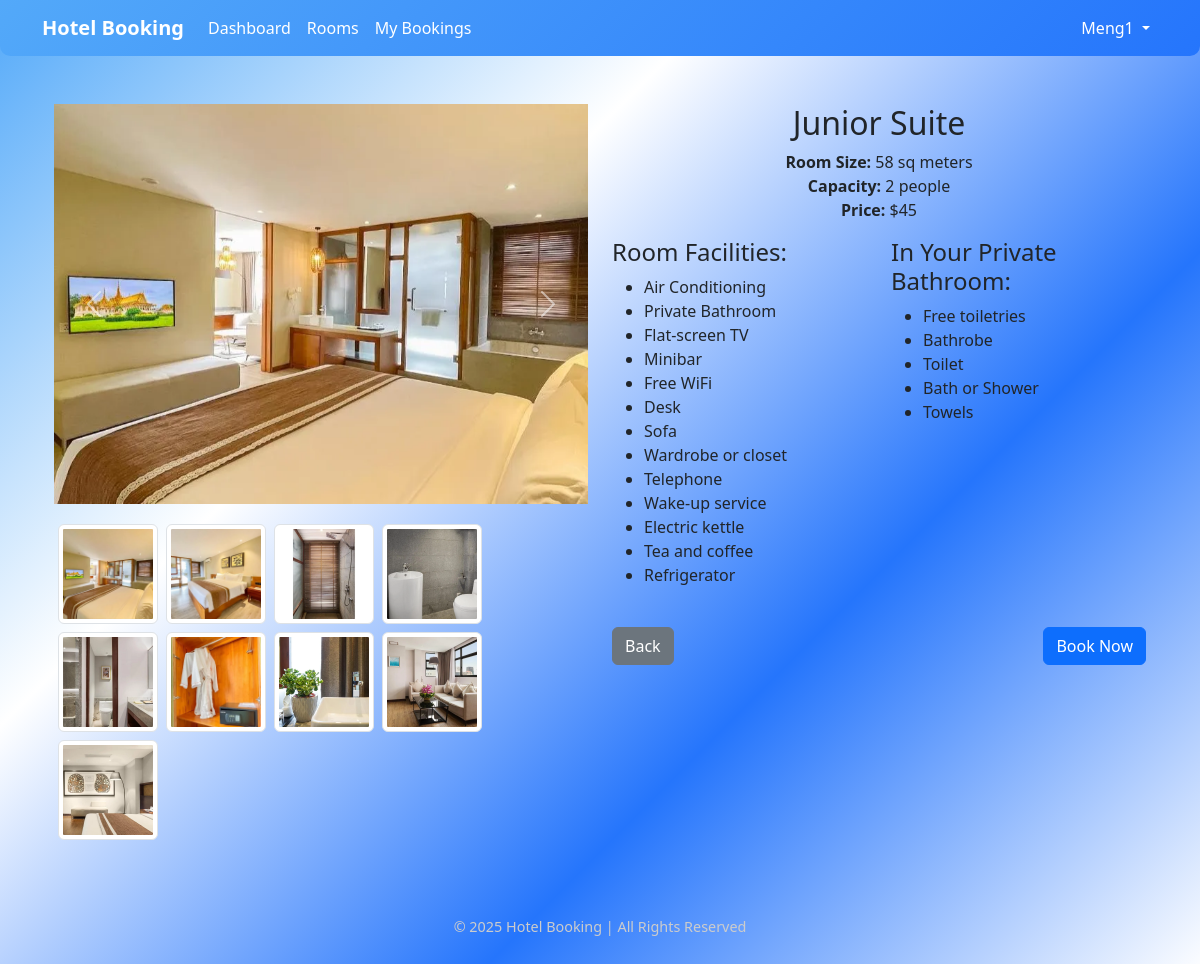
The app's page /rooms/6/ (signed in), older data.
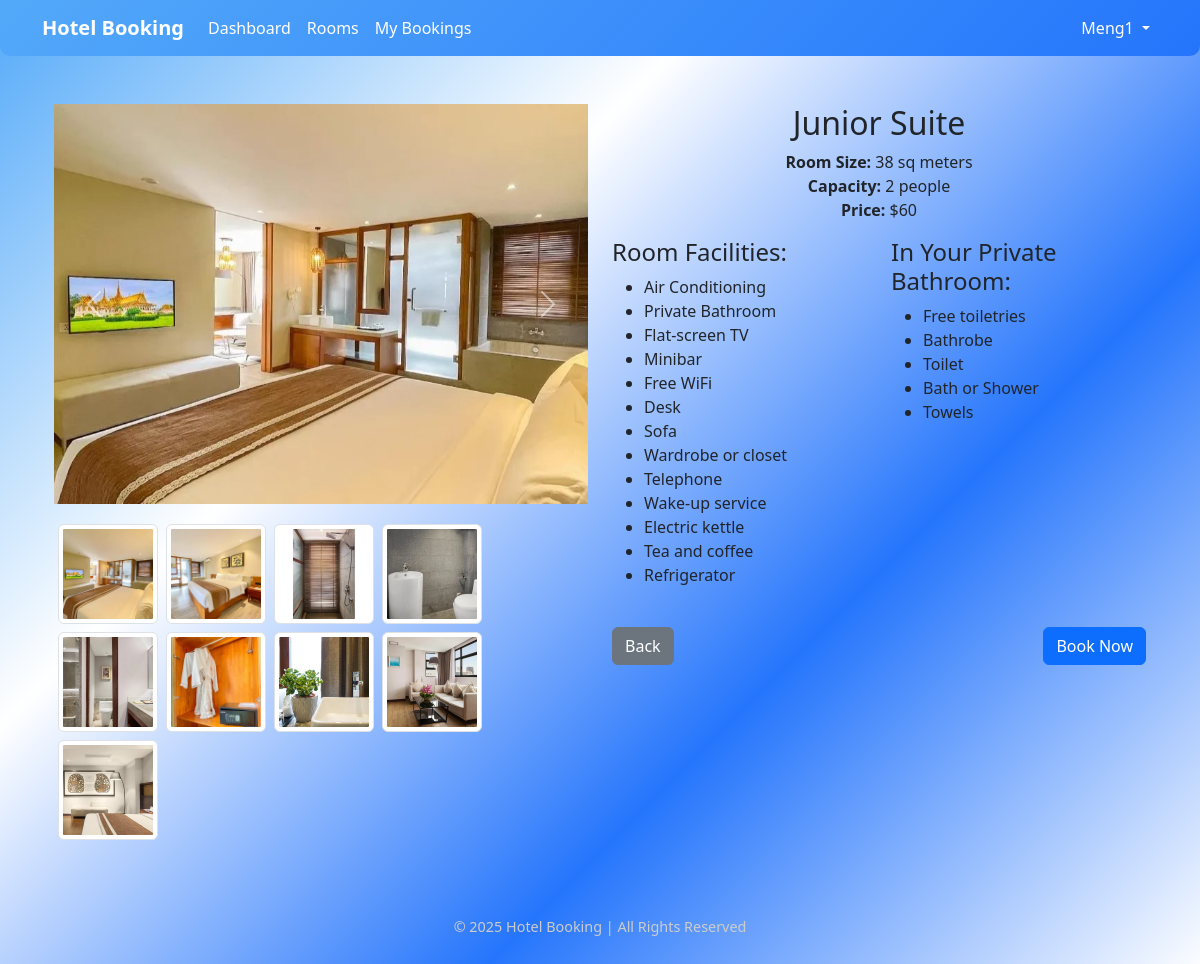
The same page, newer data.
### bookings/models.py (models this page shows, shortened)
class RoomImage(models.Model):
    room = models.ForeignKey(Room, related_name='images', on_delete=models.CASCADE)
    image = models.ImageField(upload_to='upload/media/')

class Room(models.Model):
    room_type = models.CharField(max_length=50)
    price_per_night = models.IntegerField()
    is_available = models.BooleanField(default=True)
    capacity = models.PositiveIntegerField()
    size = models.IntegerField()
    quantity_available = models.PositiveIntegerField(default=1)
    default_image = models.ImageField(upload_to='upload/media/', blank=True, null=True)

### bookings/views.py (the view)
# urls.py: path('rooms/<int:room_id>/', views.view_room_detail, name='room_detail'),
@login_required
def view_room_detail(request, room_id):
    room = get_object_or_404(Room, id=room_id)
    room_images = RoomImage.objects.filter(room=room)  # Fetch all images related to the room
    return render(request, 'bookings/room_detail.html', {
        'room': room,
        'room_images': room_images,
    })

### bookings/templates/bookings/room_detail.html (shortened to what this page needs)
{% extends 'bookings/main.html' %}
{% block content %}
<div class="container mt-5">
    <div class="row">
        <div class="col-md-6">
            <div id="roomCarousel" class="carousel slide" data-bs-ride="carousel">
                <div class="carousel-inner">
                    {% for image in room_images %}
                    <div class="carousel-item {% if forloop.first %}active{% endif %}">
                        <img src="{{ image.image.url }}" class="d-block w-100 room-image" alt="Room Image">
                    </div>
                    {% endfor %}
                </div>
                <button class="carousel-control-prev" type="button" data-bs-target="#roomCarousel" data-bs-slide="prev">
                    <span class="carousel-control-prev-icon" aria-hidden="true"></span>
                </button>
                <button class="carousel-control-next" type="button" data-bs-target="#roomCarousel" data-bs-slide="next">
                    <span class="carousel-control-next-icon" aria-hidden="true"></span>
                </button>
            </div>
            <div class="mt-3 d-flex flex-wrap">
                {% for image in room_images %}
                <img src="{{ image.image.url }}" class="img-thumbnail m-1"
                    style="width: 100px; height: 100px; object-fit: cover;" alt="Thumbnail Image"
                    data-slide-index="{{ forloop.counter0 }}">
                {% endfor %}
            </div>
        </div>
        <div class="col-md-6">
            <div class="text-center">
                <h2>{{ room.room_type }}</h2>
                <p>
                    <strong>Room Size:</strong> {{ room.size }} sq meters<br>
                    <strong>Capacity:</strong> {{ room.capacity }} people<br>
                    <strong>Price:</strong> ${{ room.price_per_night }}<br>
                </p>
            </div>
            <div class="row">
                <div class="col-md-6">
                    <h4>Room Facilities:</h4>
                    <ul>
                        <li>Air Conditioning</li>
                        <li>Private Bathroom</li>
                        <li>Flat-screen TV</li>
                        <li>Minibar</li>
                        <li>Free WiFi</li>
                        <li>Desk</li>
                        <li>Sofa</li>
                        <li>Wardrobe or closet</li>
                        <li>Telephone</li>
                        <li>Wake-up service</li>
                        <li>Electric kettle</li>
                        <li>Tea and coffee</li>
                        <li>Refrigerator</li>
                    </ul>
                </div>
                <div class="col-md-6">
                    <h4>In Your Private Bathroom:</h4>
                    <ul>
                        <li>Free toiletries</li>
                        <li>Bathrobe</li>
                        <li>Toilet</li>
                        <li>Bath or Shower</li>
                        <li>Towels</li>
                    </ul>
                </div>
            </div>
            <div class="mt-4 d-flex justify-content-between">
                <a href="{% url 'room_list' %}" class="btn btn-secondary">Back</a>
                <a href="{% url 'book_room' %}?room_id={{ room.id }}" class="btn btn-primary">Book Now</a>
            </div>
        </div>
    </div>
</div>
{% endblock %}

### bookings/templates/bookings/main.html (shortened to what this page needs)
<!DOCTYPE html>
<html lang="en">
<head>
    {% load static %}
    <link rel="stylesheet" href="{% static 'css/style.css' %}">
    <link rel="stylesheet" href="https://cdn.jsdelivr.net/npm/bootstrap@5.3.0-alpha1/dist/css/bootstrap.min.css">
</head>
<body>
    {% include 'bookings/navbar.html' %}
    <div class="container mt-4">
        {% block content %}{% endblock %}
    </div>
    <footer class="footer mt-5 py-4 text-center">
        <p>&copy; 2025 Hotel Booking | All Rights Reserved</p>
    </footer>
</body>
</html>

### bookings/templates/bookings/navbar.html (shortened to what this page needs)
<nav class="navbar navbar-expand  ">
    <div class="container">
        <a class="navbar-brand text-white fw-bold">Hotel Booking</a>
        <div class="collapse navbar-collapse" id="navbarNav">
            <ul class="navbar-nav me-auto">
                {% if user.is_authenticated %}
                {% if user.is_staff %}
                <li class="nav-item"><a class="nav-link text-white" href="{% url 'admin_dashboard' %}">Admin
                        Dashboard</a></li>
                {% else %}
                <li class="nav-item"><a class="nav-link text-white" href="{% url 'dashboard' %}"> Dashboard</a></li>
                <li class="nav-item"><a class="nav-link text-white" href="{% url 'room_list' %}">Rooms</a></li>
                <li class="nav-item"><a class="nav-link text-white" href="{% url 'my_bookings' %}">My Bookings</a></li>
                {% endif %}
                {% endif %}
            </ul>
            <ul class="navbar-nav">
                {% if user.is_authenticated %}
                <li class="nav-item dropdown">
                    <a class="nav-link dropdown-toggle text-white" href="#" id="userDropdown" role="button"
                        data-bs-toggle="dropdown" aria-expanded="false">
                        {{ user.username }}
                    </a>
                </li>
                {% else %}
                <li class="nav-item"><a class="nav-link text-white" href="{% url 'login' %}">Login</a></li>
                <li class="nav-item"><a class="nav-link text-white" href="{% url 'register' %}">Register</a></li>
                {% endif %}
            </ul>
        </div>
    </div>
</nav>

### bookings/static/css/style.css (style rules this page uses)
body { background: linear-gradient(135deg, #53a9f9, #ffffff, #2575fc, #fff); font-family: "Roboto", sans-serif; color: #333; margin: 0; padding: 0; }
.navbar { background: linear-gradient(135deg, #53a9f9, #2575fc); color: #ffffff; padding: 20px; border-radius: 0 0 10px 10px; }
.navbar-brand { font-size: 1.8rem; color: #ffffff !important; font-weight: bold; }
.nav-link { color: #ffffff !important; font-weight: 500; transition: color 0.3s ease-in-out; }
.footer { color: #cccccc; padding: 20px; text-align: center; font-size: 0.9rem; }
.btn-primary { background-color: #1abc9c; border: none; font-weight: 500; padding: 10px 20px; border-radius: 30px; transition: background-color 0.3s ease, transform 0.3s ease; }
.btn-secondary { background-color: #6c757d; border: none; font-weight: 500; padding: 10px 20px; border-radius: 30px; transition: background-color 0.3s ease, transform 0.3s ease; }
.room-image { height: 400px; object-fit: cover; }

Row changes from the older to the newer data that the page shows:
changed Room "Junior Suite": size "58" → "38"; price_per_night "45" → "60"
